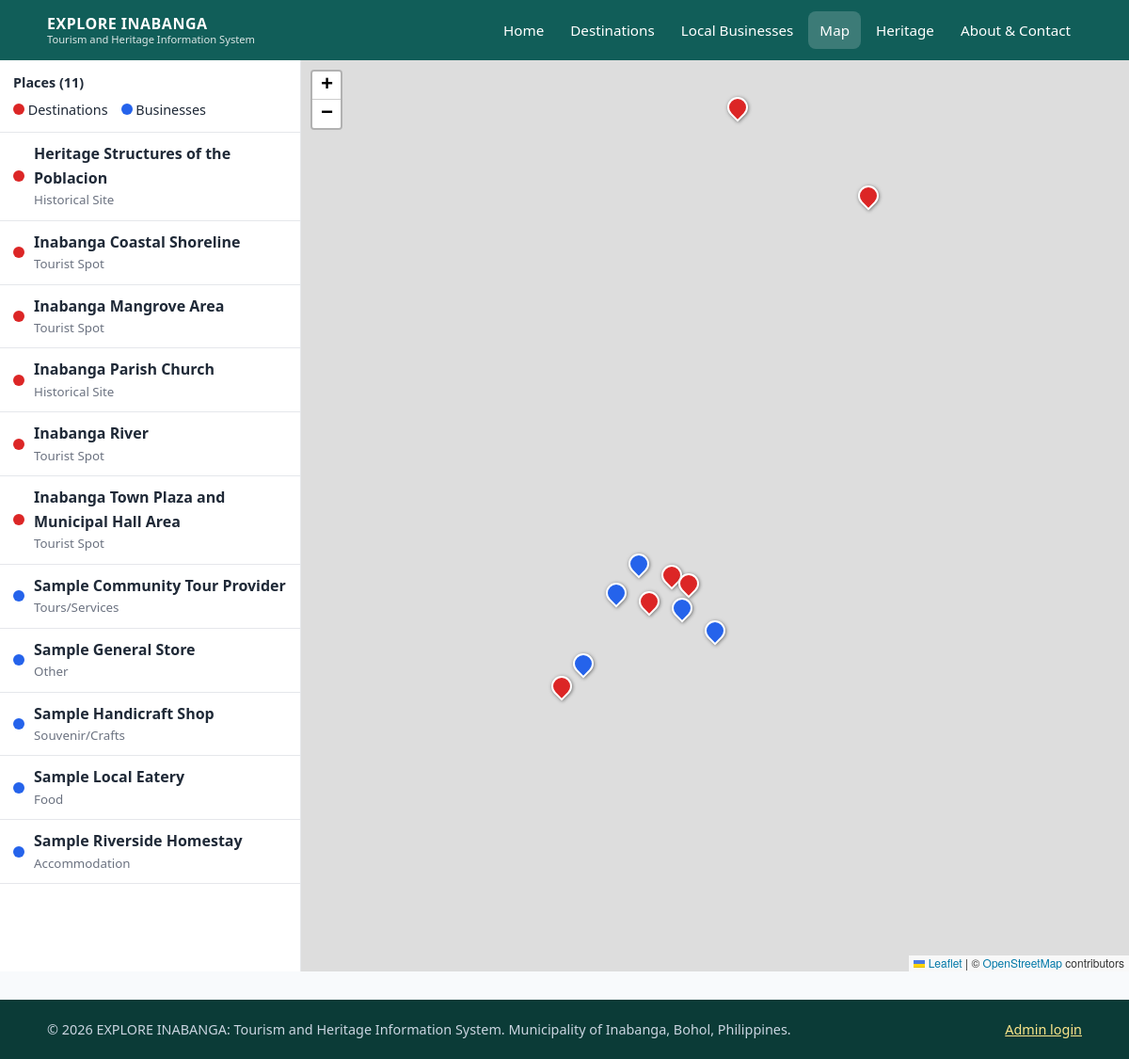
/map.php, run on the app's committed database.
### tables this page shows
CREATE TABLE destinations (
    id INTEGER PRIMARY KEY AUTOINCREMENT,
    name TEXT NOT NULL,
    category TEXT NOT NULL,
    short_desc TEXT,
    description TEXT,
    history TEXT,
    address TEXT,
    latitude REAL,
    longitude REAL,
    image TEXT DEFAULT '',
    featured INTEGER DEFAULT 0,
    created_at TEXT DEFAULT CURRENT_TIMESTAMP
);

CREATE TABLE businesses (
    id INTEGER PRIMARY KEY AUTOINCREMENT,
    name TEXT NOT NULL,
    type TEXT NOT NULL,
    description TEXT,
    address TEXT,
    contact TEXT,
    email TEXT,
    latitude REAL,
    longitude REAL,
    image TEXT DEFAULT '',
    created_at TEXT DEFAULT CURRENT_TIMESTAMP
);

### includes/config.php (called while the page is built, shortened)
<?php
function e($s)
{
    return htmlspecialchars((string)$s, ENT_QUOTES, 'UTF-8');
}
function url($path = '')
{
    return BASE_URL . '/' . ltrim($path, '/');
}
function excerpt($text, $n = 110)
{
    $text = trim(strip_tags((string)$text));
    if (strlen($text) <= $n) {
        return $text;
    }
    preg_match('/^.{0,' . (int)$n . '}/us', $text, $m);
    return rtrim($m[0]) . '...';
}

### map.php (the view, shortened to what this page needs)
<?php
require_once __DIR__ . '/includes/config.php';
$places = [];
$rows = $pdo->query("SELECT * FROM destinations WHERE latitude IS NOT NULL AND longitude IS NOT NULL ORDER BY name")->fetchAll();
foreach ($rows as $r) {
    $places[] = [
        'key'   => 'd' . $r['id'],
        'kind'  => 'destination',
        'name'  => $r['name'],
        'label' => $r['category'],
        'desc'  => excerpt($r['short_desc'], 110),
        'lat'   => (float)$r['latitude'],
        'lng'   => (float)$r['longitude'],
        'url'   => url('destination.php?id=' . (int)$r['id']),
    ];
}
$rows = $pdo->query("SELECT * FROM businesses WHERE latitude IS NOT NULL AND longitude IS NOT NULL ORDER BY name")->fetchAll();
foreach ($rows as $r) {
    $places[] = [
        'key'   => 'b' . $r['id'],
        'kind'  => 'business',
        'name'  => $r['name'],
        'label' => $r['type'],
        'desc'  => excerpt($r['description'], 110),
        'lat'   => (float)$r['latitude'],
        'lng'   => (float)$r['longitude'],
        'url'   => url('businesses.php#b' . (int)$r['id']),
    ];
}
include __DIR__ . '/includes/header.php';
?>
<div class="map-layout">
    <aside class="map-side">
        <div class="map-legend">
            <strong>Places (<?= count($places) ?>)</strong>
            <span><i class="dot dot-dest"></i> Destinations</span>
            <span><i class="dot dot-biz"></i> Businesses</span>
        </div>
        <ul class="place-list" id="placeList">
            <?php foreach ($places as $p): ?>
            <li data-key="<?= e($p['key']) ?>">
                <i class="dot <?= $p['kind'] === 'destination' ? 'dot-dest' : 'dot-biz' ?>"></i>
                <div>
                    <strong><?= e($p['name']) ?></strong>
                    <small><?= e($p['label']) ?></small>
                </div>
            </li>
            <?php endforeach; ?>
        </ul>
    </aside>
    <div id="bigMap"></div>
</div>
<?php include __DIR__ . '/includes/footer.php'; ?>

### includes/header.php (shortened to what this page needs)
<?php
require_once __DIR__ . '/config.php';
$useMap = !empty($useMap);
$current = basename($_SERVER['SCRIPT_NAME']);
$navItems = [
    'index.php'        => 'Home',
    'destinations.php' => 'Destinations',
    'businesses.php'   => 'Local Businesses',
    'map.php'          => 'Map',
    'heritage.php'     => 'Heritage',
    'about.php'        => 'About & Contact',
];
?>
<!DOCTYPE html>
<html lang="en">
<head>
    <link rel="stylesheet" href="<?= e(url('assets/css/style.css')) ?>">
    <?php if ($useMap): ?>
    <link rel="stylesheet" href="https://unpkg.com/leaflet@1.9.4/dist/leaflet.css">
    <?php endif; ?>
</head>
<body>
<header class="site-header">
    <div class="container header-inner">
        <a class="brand" href="<?= e(url('index.php')) ?>">
            EXPLORE INABANGA
            <small>Tourism and Heritage Information System</small>
        </a>
        <nav class="main-nav" id="mainNav">
            <ul>
                <?php foreach ($navItems as $file => $label): ?>
                <li><a href="<?= e(url($file)) ?>" class="<?= $current === $file ? 'active' : '' ?>"><?= e($label) ?></a></li>
                <?php endforeach; ?>
            </ul>
        </nav>
    </div>
</header>
<main>

### includes/footer.php (shortened to what this page needs)
</main>
<footer class="site-footer">
    <div class="container footer-inner">
        <p>&copy; <?= date('Y') ?> EXPLORE INABANGA: Tourism and Heritage Information System. Municipality of Inabanga, Bohol, Philippines.</p>
        <p><a href="<?= e(url('admin/login.php')) ?>">Admin login</a></p>
    </div>
</footer>
</body>
</html>

### assets/css/style.css (style rules this page uses)
:root { --primary: #0f766e; --primary-dark: #115e59; --accent: #f59e0b; --ink: #1f2937; --muted: #6b7280; --bg: #f8fafc; --card: #ffffff; --line: #e5e7eb; --danger: #dc2626; --radius: 12px; --shadow: 0 4px 14px rgba(0, 0, 0, .08); }
* { box-sizing: border-box; }
body { margin: 0; font-family: system-ui, -apple-system, "Segoe UI", Roboto, Arial, sans-serif; color: var(--ink); background: var(--bg); line-height: 1.6; }
a { color: var(--primary); }
.container { width: min(1100px, 92%); margin: 0 auto; }
.site-header { background: var(--primary-dark); color: #fff; position: sticky; top: 0; z-index: 2000; }
.header-inner { display: flex; align-items: center; justify-content: space-between; min-height: 64px; }
.brand { color: #fff; text-decoration: none; font-weight: 800; letter-spacing: .5px; line-height: 1.2; }
.brand small { display: block; font-weight: 400; font-size: .7rem; opacity: .85; letter-spacing: 0; }
.main-nav ul { list-style: none; margin: 0; padding: 0; display: flex; gap: 4px; }
.main-nav a { color: #fff; text-decoration: none; padding: 8px 12px; border-radius: 8px; display: block; font-size: .95rem; }
.main-nav a:hover, .main-nav a.active { background: rgba(255, 255, 255, .18); }
.map-layout { display: grid; grid-template-columns: 320px 1fr; height: calc(100vh - 64px); }
.map-side { overflow-y: auto; background: #fff; border-right: 1px solid var(--line); }
.map-legend { padding: 12px 14px; border-bottom: 1px solid var(--line); display: flex; flex-wrap: wrap; gap: 6px 14px; align-items: center; font-size: .9rem; position: sticky; top: 0; background: #fff; }
.map-legend strong { width: 100%; }
.place-list { list-style: none; margin: 0; padding: 0; }
.place-list li { display: flex; gap: 10px; align-items: center; padding: 10px 14px; border-bottom: 1px solid var(--line); cursor: pointer; }
.place-list small { display: block; color: var(--muted); }
.dot { display: inline-block; width: 12px; height: 12px; border-radius: 50%; flex: none; }
.dot-dest { background: #dc2626; }
.dot-biz { background: #2563eb; }
#bigMap { height: 100%; min-height: 400px; }
.site-footer { background: #0b3b37; color: #cbd5e1; padding: 20px 0; font-size: .9rem; margin-top: 30px; }
.site-footer a { color: #fde68a; }
.footer-inner { display: flex; flex-wrap: wrap; justify-content: space-between; gap: 8px; }
.footer-inner p { margin: 0; }

### data on the page
destinations: name "Heritage Structures of the Poblacion", category "Historical Site"
destinations: name "Inabanga Coastal Shoreline", category "Tourist Spot"
destinations: name "Inabanga Mangrove Area", category "Tourist Spot"
destinations: name "Inabanga Parish Church", category "Historical Site"
destinations: name "Inabanga River", category "Tourist Spot"
destinations: name "Inabanga Town Plaza and Municipal Hall Area", category "Tourist Spot"
businesses: name "Sample Community Tour Provider", type "Tours/Services"
businesses: name "Sample General Store", type "Other"
businesses: name "Sample Handicraft Shop", type "Souvenir/Crafts"
businesses: name "Sample Local Eatery", type "Food"
businesses: name "Sample Riverside Homestay", type "Accommodation"

### other printed values
$label "Home"
$label "Destinations"
$label "Local Businesses"
$label "Map"
$label "Heritage"
$label "About & Contact"
count($places) "11"
